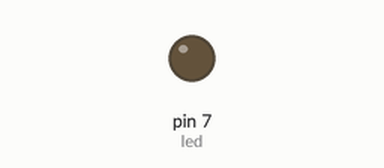
This sketch was run on a simulated Arduino Uno, built with avr-gcc and run on an emulated ATmega328P. Shown: output pins drawn as LEDs (lit = HIGH).

Above: at 0.3 s.
At 4.6 s:
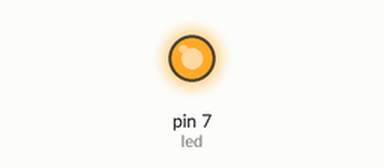
Timing chart, 0 to 7.0 s (numbered marks = the images above):
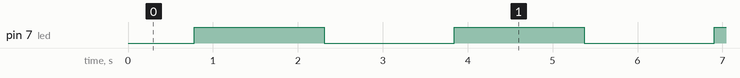

The sketch:

sketch_jan26a.ino
```cpp
int brightness=0;
int fadeamount=5;
int led=7;
void setup() {
  pinMode(led,OUTPUT);
}

void loop() {
  analogWrite(led,brightness);
  brightness=brightness+fadeamount;
  if (brightness<=0||brightness>=255)
  {
    fadeamount=-fadeamount;
  }
  delay(30);

}
```

Measured:
- by itself, pin 7 (led): alternates HIGH for 1.5 s and LOW for 1.5 s
